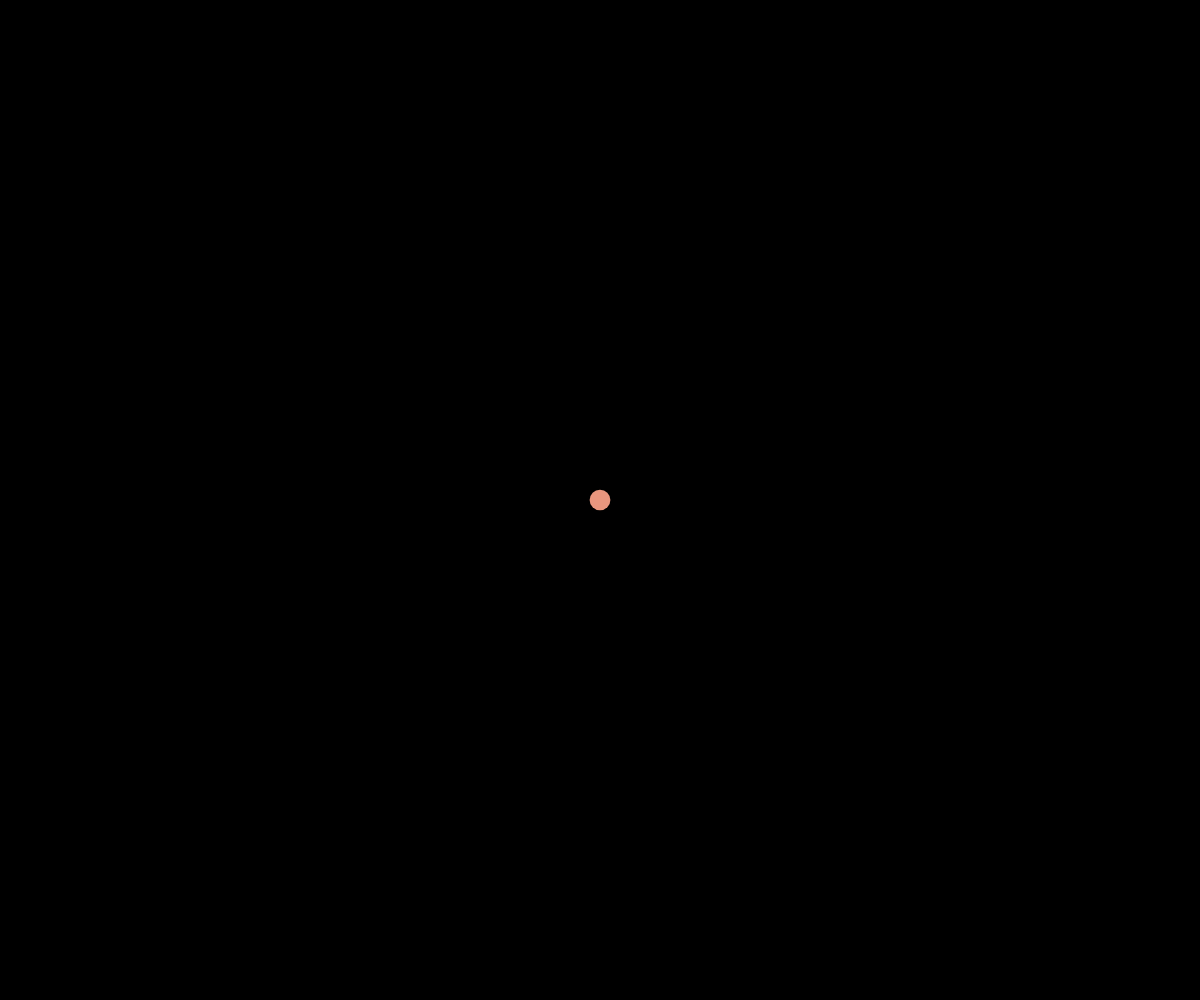
Frame 1 (no input)
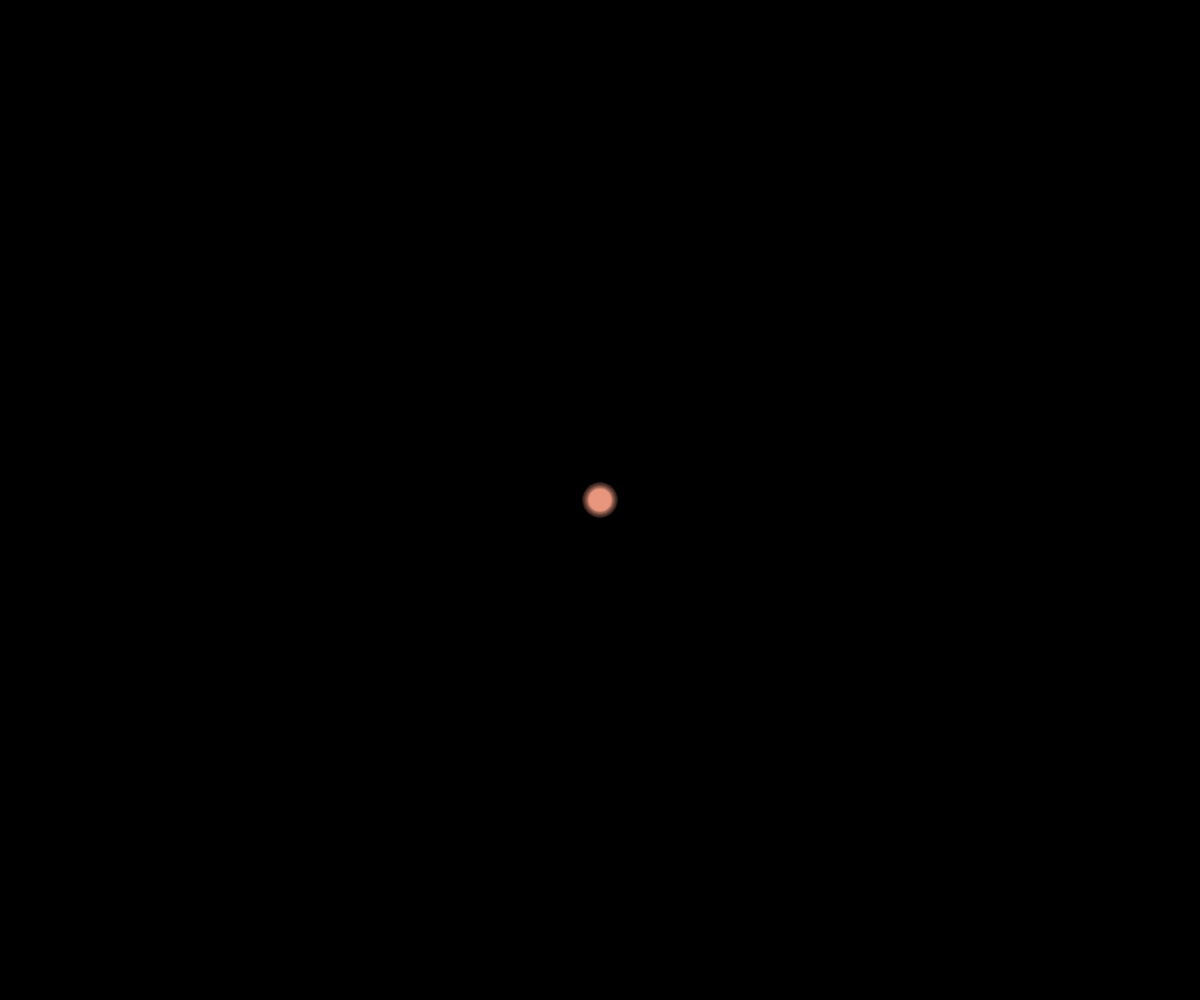
Frame 60 (no input)
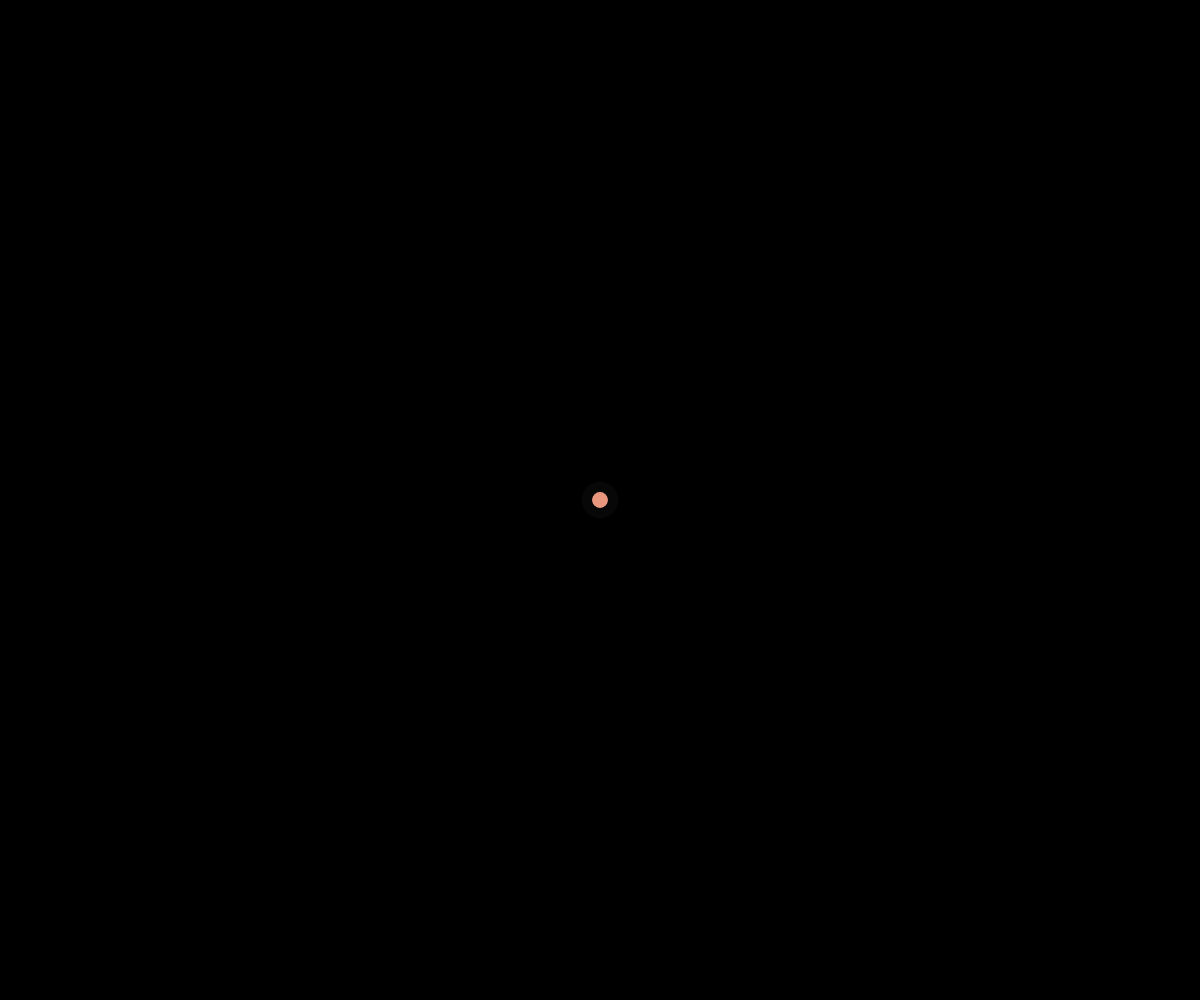
Frame 120 (the mouse pressed at the canvas centre since frame 60)

The p5.js sketch that drew these frames (run headless with seeded random() and noise() and a simulated clock; from frame 60 on, the mouse is pressed at the canvas centre):

// p5.js sketch
// ── sketch.js
// Drawing ++ — plantilla (template) para una nueva semana
// The canvas fills the frame on the website.

function setup() {
  createCanvas(windowWidth, windowHeight);
  background(0);
  noStroke();
}

function draw() {
  fill(0, 18);
  rect(0, 0, width, height);
  fill(232, 150, 126);
  const r = 20 + 15 * sin(frameCount * 0.05);
  circle(mouseX || width / 2, mouseY || height / 2, r);
}

function windowResized() {
  resizeCanvas(windowWidth, windowHeight);
  background(0);
}
